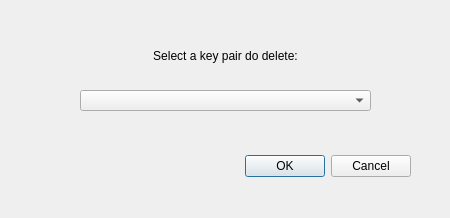
<?xml version="1.0" encoding="UTF-8"?>
<ui version="4.0">
 <class>DeleteKeyPairDialog</class>
 <widget class="QDialog" name="DeleteKeyPairDialog">
  <property name="geometry">
   <rect>
    <x>0</x>
    <y>0</y>
    <width>450</width>
    <height>218</height>
   </rect>
  </property>
  <property name="windowTitle">
   <string>Delete Key Pair</string>
  </property>
  <widget class="QDialogButtonBox" name="buttonBox">
   <property name="geometry">
    <rect>
     <x>70</x>
     <y>150</y>
     <width>341</width>
     <height>32</height>
    </rect>
   </property>
   <property name="orientation">
    <enum>Qt::Horizontal</enum>
   </property>
   <property name="standardButtons">
    <set>QDialogButtonBox::Cancel|QDialogButtonBox::Ok</set>
   </property>
  </widget>
  <widget class="QLabel" name="label">
   <property name="geometry">
    <rect>
     <x>130</x>
     <y>40</y>
     <width>191</width>
     <height>31</height>
    </rect>
   </property>
   <property name="layoutDirection">
    <enum>Qt::LeftToRight</enum>
   </property>
   <property name="text">
    <string>Select a key pair do delete:</string>
   </property>
   <property name="alignment">
    <set>Qt::AlignCenter</set>
   </property>
  </widget>
  <widget class="QComboBox" name="comboBox">
   <property name="geometry">
    <rect>
     <x>80</x>
     <y>90</y>
     <width>291</width>
     <height>21</height>
    </rect>
   </property>
  </widget>
 </widget>
 <resources/>
 <connections>
  <connection>
   <sender>buttonBox</sender>
   <signal>accepted()</signal>
   <receiver>DeleteKeyPairDialog</receiver>
   <slot>accept()</slot>
   <hints>
    <hint type="sourcelabel">
     <x>248</x>
     <y>254</y>
    </hint>
    <hint type="destinationlabel">
     <x>157</x>
     <y>274</y>
    </hint>
   </hints>
  </connection>
  <connection>
   <sender>buttonBox</sender>
   <signal>rejected()</signal>
   <receiver>DeleteKeyPairDialog</receiver>
   <slot>reject()</slot>
   <hints>
    <hint type="sourcelabel">
     <x>316</x>
     <y>260</y>
    </hint>
    <hint type="destinationlabel">
     <x>286</x>
     <y>274</y>
    </hint>
   </hints>
  </connection>
 </connections>
</ui>
